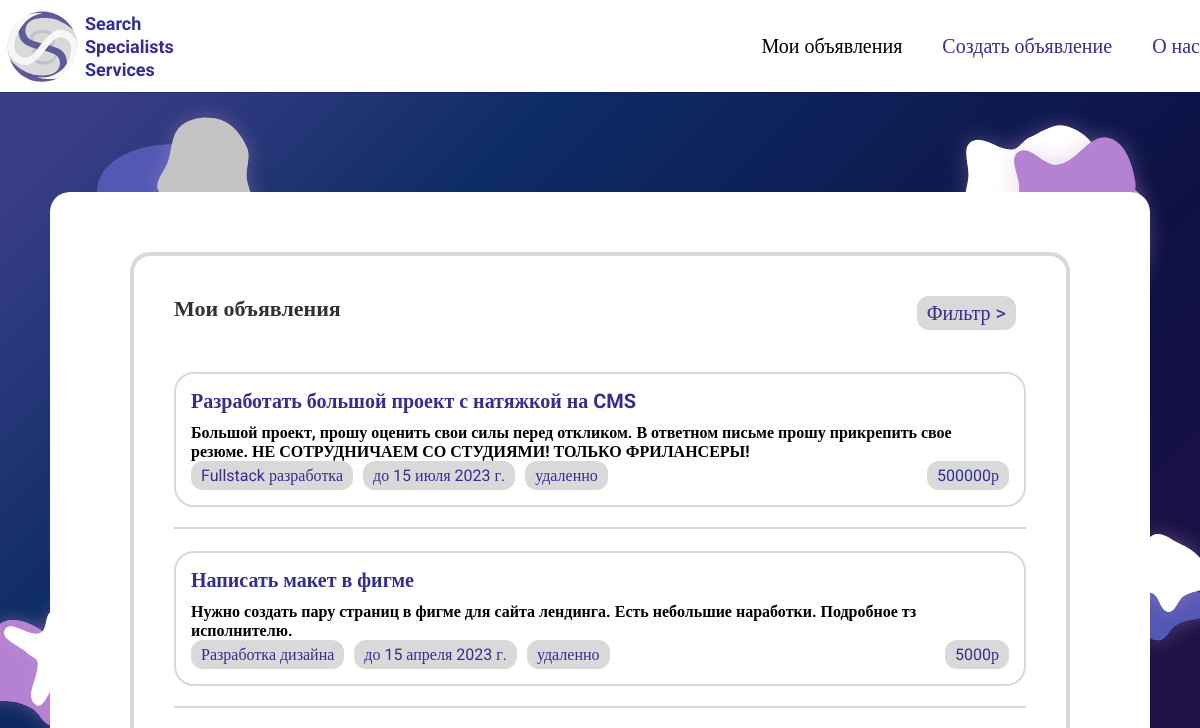
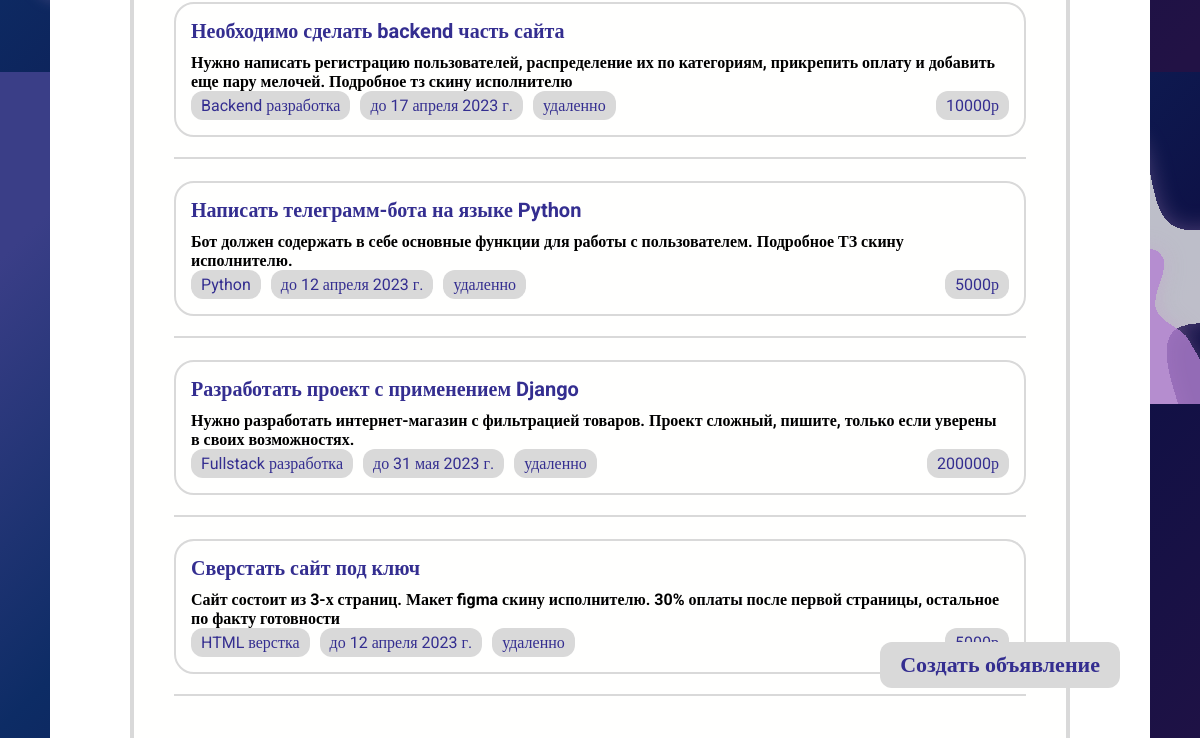
The page /catalogIT_cust/ on the database as committed earlier (2 pictures, top to bottom).
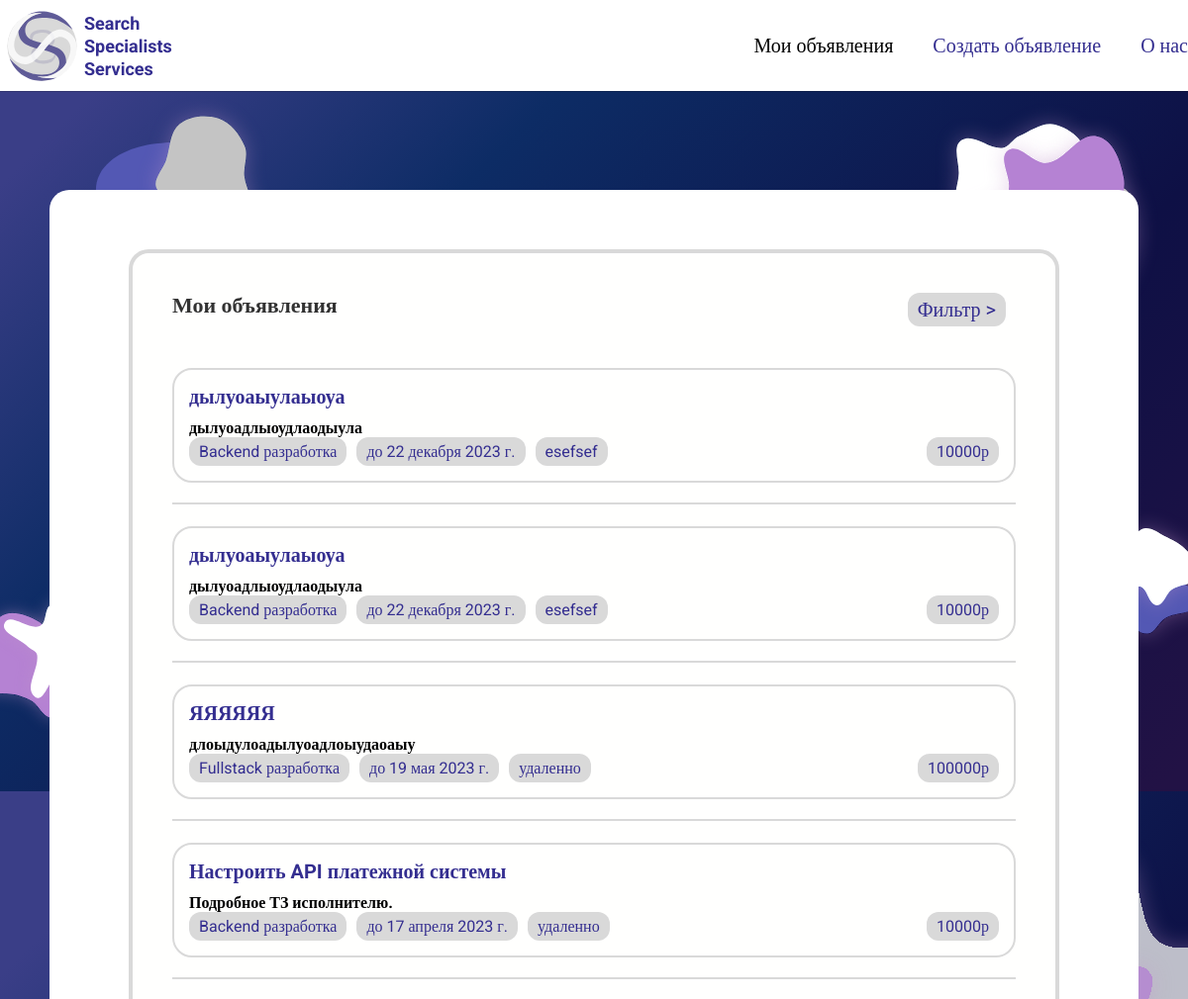
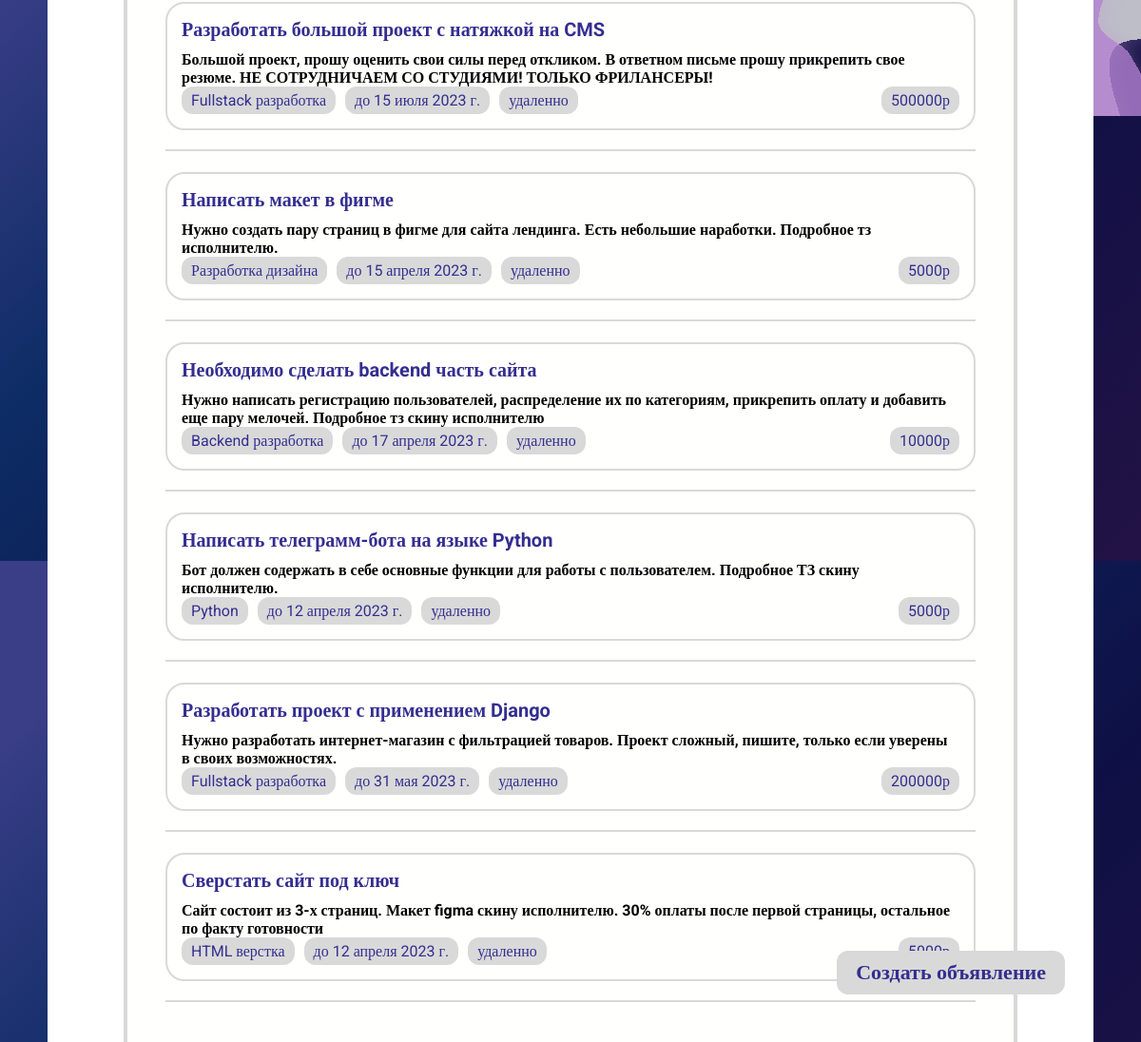
The same page on the database as committed later (2 pictures, top to bottom).
### website/models.py (models this page shows, shortened)
class TaskIT(models.Model):
    title = models.CharField(max_length=255, verbose_name='Заголовок')
    content = models.TextField(blank=True, verbose_name='Описание')
    price = models.IntegerField(verbose_name='Бюджет')
    time_over = models.DateField(verbose_name='Срок окончания')
    time_create = models.DateTimeField(auto_now_add=True, null=True)
    time_update = models.DateTimeField(auto_now_add=True, null=True)
    place = models.CharField(max_length=255, verbose_name='Место выполнения')
    category = models.ForeignKey('Category', on_delete=models.PROTECT, null=True, verbose_name='Категория')
    user = models.ForeignKey(User, verbose_name='Пользователь', on_delete=models.CASCADE)
    def get_absolute_url(self):
        return reverse('post', kwargs={'post_id': self.pk})
    class Meta:
        verbose_name = 'Списки заказов от заказчиков'
        verbose_name_plural = 'Списки заказов от заказчиков'
        ordering = ['-time_update', 'title']

class Category(models.Model):
    name = models.CharField(max_length=100, db_index=True, verbose_name='Категория')
    def __str__(self):
        return self.name
    def get_absolute_url(self):
        return reverse('category', kwargs={'cat_id': self.pk})
    class Meta:
        verbose_name = 'Категории'
        verbose_name_plural = 'Категории'
        ordering = ['name']

### website/views.py (the view)
# urls.py: path('catalogIT_cust/', CatalogIT.as_view(), name='catalogIT_cust'),
class CatalogIT(ListView):
    model = TaskIT
    template_name = 'website/catalogIT.html'
    context_object_name = 'posts'
    paginate_by = 15
    def get_context_data(self, *, object_list=None, **kwargs):
        context = super().get_context_data(**kwargs)
        context['title'] = 'Каталог заказов IT'
        context['cats'] = Category.objects.all()
        context['cat_selected'] = 0
        return context

### website/templates/website/catalogIT.html (shortened to what this page needs)
{% extends 'website/base.html' %}
{% load static %}
{% block navcontent %}
    <nav>
        <div class="container">
            <div class="logo">
                <a href="{% url 'catalogIT_cust' %}" class="logo-url">
                    <img src="{% static 'website/img/logo_kach.svg' %}" alt="">
                    <div class="logo-text">
                        <p>Search</p>
                        <p>Specialists</p>
                        <p>Services</p>
                    </div>
                </a>
            </div>
            <ul class="nav-links">
                <li><a href="{% url 'catalogIT_cust' %}" style="color: #000;">Мои объявления</a></li>
                <li><a href="{% url 'add_taskIT' %}">Создать объявление</a></li>
                <li><a href="{% url 'about_us' %}">О нас</a></li>
            </ul>
        </div>
    </nav>
    {% endblock navcontent %}
{% block task_list %}
<div class="wrapp-catalog">
    <a href="{% url 'add_taskIT' %}" class="add_task">Создать объявление</a>
    <ul class="box-catalog">
        <div class="top-catalog-menu">
            <h2>Мои объявления</h2>
            <div class="filter-box">
                <label for="filter-input" class="filter-label">Фильтр <span class="chevrone">></span></label>
            </div>
        </div>
        <ul class="block-catalog-links">
            {% for p in posts %}
            <li class="el">
                    <div class="top-content">
                        <h2>{{p.title|truncatechars:60}}</h2>
                        <p class="content">{{p.content|truncatechars:200}}</p>
                    </div>
                    <div class="bottom-content">
                        <div class="left-el">
                            <p class="category task-object">{{p.category}}</p>
                            <p class="time_over task-object">до {{p.time_over}}</p>
                            <p class="place task-object">{{p.place}}</p>
                        </div>
                        <div class="right-el">
                            <p class="price task-object">{{p.price}}р</p>
                        </div>
                    </div>
            </li>
            <div class="cut"></div>
            {% endfor %}
        </ul>
    </ul>
</div>
{% endblock task_list %}

Rows that differ between the two databases and show on the page:
added TaskIT: title "дылуоаыулаыоуа", content "дылуоадлыоудлаодыула", category "Backend разработка", time_over "22 декабря 2023 г.", place "esefsef", price "10000"
added TaskIT: title "дылуоаыулаыоуа", content "дылуоадлыоудлаодыула", category "Backend разработка", time_over "22 декабря 2023 г.", place "esefsef", price "10000"
added TaskIT: title "ЯЯЯЯЯЯ", content "длоыдулоадылуоадлоыудаоаыу", category "Fullstack разработка", time_over "19 мая 2023 г.", place "удаленно", price "100000"
added TaskIT: title "Настроить API платежной системы", content "Подробное ТЗ исполнителю.", category "Backend разработка", time_over "17 апреля 2023 г.", place "удаленно", price "10000"
